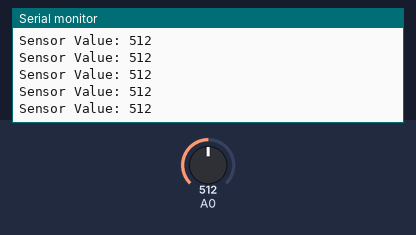
Simulated run of this sketch. Board: Arduino Uno, built with avr-gcc and run on an emulated ATmega328P. Parts: the last lines printed to the serial monitor. The test bench sets the inputs (shaded band); at power-on: A0 = 512.

Above: at 1.2 s.
1.3 s: A0 set to 716
At 2.0 s:
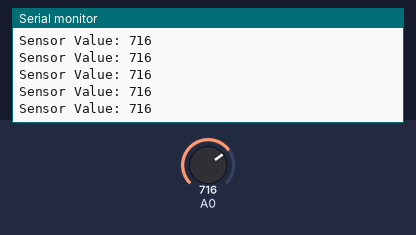
2.8 s: A0 set to 900
At 3.8 s:
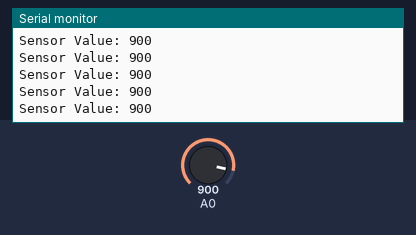
Timing chart, 0 to 5.8 s (numbered marks = the images above; inputs shaded):
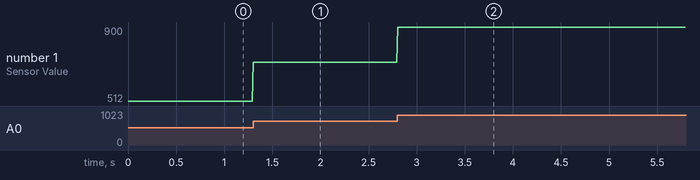

Measured:
- after the input at 1.3 s, the serial monitor: prints a new line at once (image 1)
- after the input at 2.8 s, the serial monitor: prints a new line at once (image 2)
- plotted number 1: 512 → 716 after the input at 1.3 s, 716 → 900 after the input at 2.8 s

The sketch:

sketch_may31a.ino
```cpp
/* Vibration Sensor (Shake Switch) - Testing with buzzer

   In this tutorial we will use one vibration sensor (or shake switch)
   to make a beep sound from a buzzer while we shake our breadboard.

   Find more info and video here: http://bit.ly/1iDbc2Q

   Dev: Michalis Vasilakis - Date: 9/9/2015 - www.ardumotive.com       */

//const int buzzer = 8; //Buzzer connected to pin 8 of Arduino uno / mega
int sensor;           //Variable to store analog value (0-1023)


void setup()
{
  Serial.begin(115200);      //Only for debugging
  //pinMode(buzzer, OUTPUT);
}

void loop()
{
  sensor = analogRead(A0);
  //While sensor is not moving, analog pin receive 1023~1024 value
  if (sensor<1022){
    //tone(buzzer, 500);
    Serial.print("Sensor Value: ");
    Serial.println(sensor);
  }

  else{
    //noTone(buzzer);
    Serial.print("Sensor Value: ");
    Serial.println(sensor);
  }


  delay(10); //Small delay
}
```
